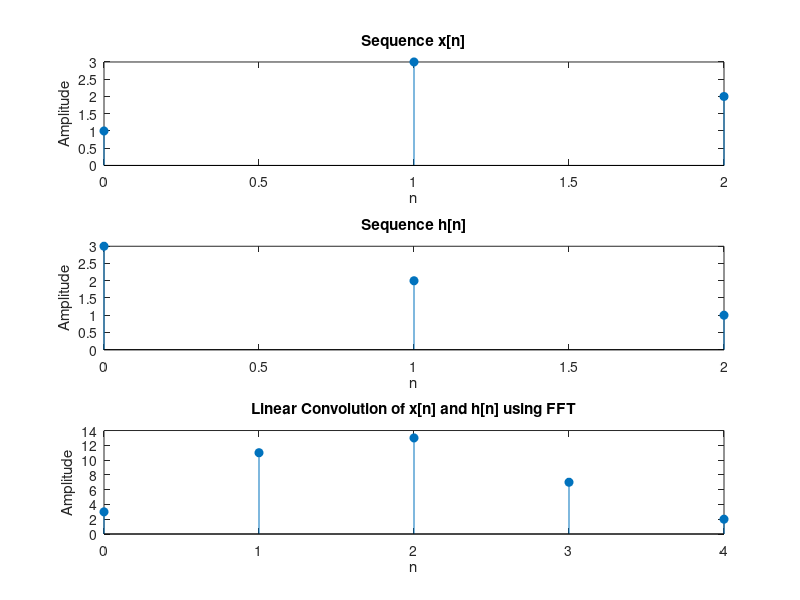

Reproduce this figure in MATLAB.
 
% Define two sequences x and h 
x = [1,3,2];    % First sequence 
h = [3,2,1];    % Second sequence 
% Compute the length of the result of linear convolution 
N = length(x) + length(h) - 1; 
% Compute FFT of both sequences with zero-padding to length N 
X = fft(x, N); 
H = fft(h, N); 
% Multiply the FFTs to get the frequency domain representation of the convolution 
Y = X .* H; 
% Compute the inverse FFT to get the linear convolution result 
y = ifft(Y); 
% Display the linear convolution result 
disp('Linear Convolution using FFT:'); 
disp(y); 
% Plot the sequences and their linear convolution 
subplot(3,1,1); 
stem(0:length(x)-1, x, 'filled'); 
title('Sequence x[n]'); 
xlabel('n'); 
ylabel('Amplitude'); 
subplot(3,1,2); 
stem(0:length(h)-1, h, 'filled'); 
title('Sequence h[n]'); 
xlabel('n'); 
ylabel('Amplitude'); 
subplot(3,1,3); 
stem(0:N-1, real(y), 'filled'); % Take only real part in case of any numerical error 
title('Linear Convolution of x[n] and h[n] using FFT'); 
xlabel('n'); 
ylabel('Amplitude');